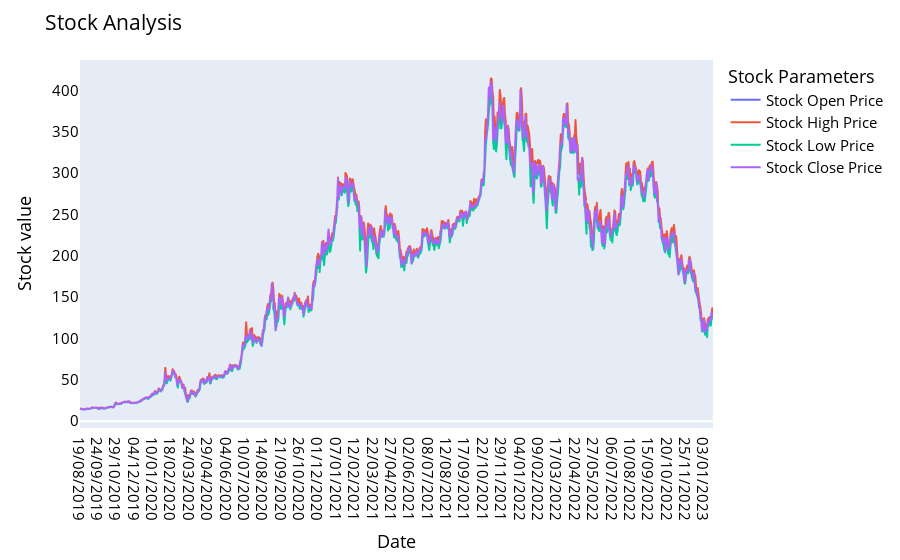

Here is the notebook cell this chart was saved with:
### Code cell
data=df.iloc[2300:].copy()

names = cycle(['Stock Open Price','Stock High Price','Stock Low Price','Stock Close Price'])

fig = px.line(data, x=data.index, y=[data['Open'],data['High'], data['Low'],data['Close']],
             labels={'date': 'Date','value':'Stock value'})
fig.update_layout(title_text='Stock Analysis', font_size=15, font_color='black',legend_title_text='Stock Parameters')
fig.update_xaxes(showgrid=False)
fig.update_yaxes(showgrid=False)
fig.for_each_trace(lambda t:  t.update(name = next(names)))
fig.show()

### Figure 1 — Plotly figure (JSON) as saved in the notebook; plotly's stock layout.template omitted (floating-point values rounded to 4 significant figures; data arrays with more than 128 entries replaced by an {"elided": "..."} marker saying what was removed)
{"data": [{"hovertemplate": "variable=Open<br>Date=%{x}<br>Stock value=%{y}<extra></extra>", "legendgroup": "Open", "line": {"color": "#636efa", "dash": "solid"}, "marker": {"symbol": "circle"}, "mode": "lines", "name": "Stock Open Price", "showlegend": true, "type": "scattergl", "x": {"elided": "862 str values"}, "xaxis": "x", "y": {"elided": "862 float values"}, "yaxis": "y"}, {"hovertemplate": "variable=High<br>Date=%{x}<br>Stock value=%{y}<extra></extra>", "legendgroup": "High", "line": {"color": "#EF553B", "dash": "solid"}, "marker": {"symbol": "circle"}, "mode": "lines", "name": "Stock High Price", "showlegend": true, "type": "scattergl", "x": {"elided": "862 str values"}, "xaxis": "x", "y": {"elided": "862 float values"}, "yaxis": "y"}, {"hovertemplate": "variable=Low<br>Date=%{x}<br>Stock value=%{y}<extra></extra>", "legendgroup": "Low", "line": {"color": "#00cc96", "dash": "solid"}, "marker": {"symbol": "circle"}, "mode": "lines", "name": "Stock Low Price", "showlegend": true, "type": "scattergl", "x": {"elided": "862 str values"}, "xaxis": "x", "y": {"elided": "862 float values"}, "yaxis": "y"}, {"hovertemplate": "variable=Close<br>Date=%{x}<br>Stock value=%{y}<extra></extra>", "legendgroup": "Close", "line": {"color": "#ab63fa", "dash": "solid"}, "marker": {"symbol": "circle"}, "mode": "lines", "name": "Stock Close Price", "showlegend": true, "type": "scattergl", "x": {"elided": "862 str values"}, "xaxis": "x", "y": {"elided": "862 float values"}, "yaxis": "y"}], "layout": {"font": {"color": "black", "size": 15}, "legend": {"title": {"text": "Stock Parameters"}, "tracegroupgap": 0}, "margin": {"t": 60}, "title": {"text": "Stock Analysis"}, "xaxis": {"anchor": "y", "domain": [0, 1], "showgrid": false, "title": {"text": "Date"}}, "yaxis": {"anchor": "x", "domain": [0, 1], "showgrid": false, "title": {"text": "Stock value"}}}}
